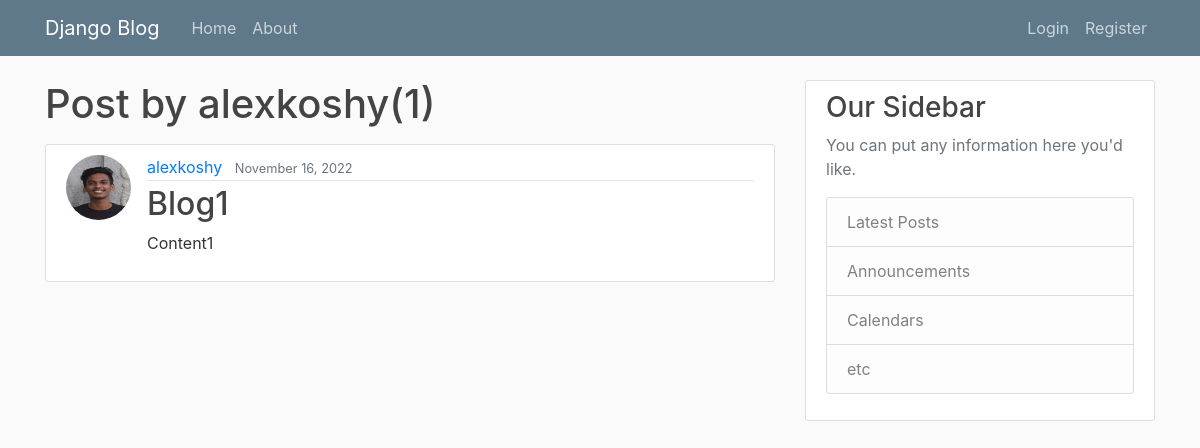
The app's page /user/alexkoshy, older data.
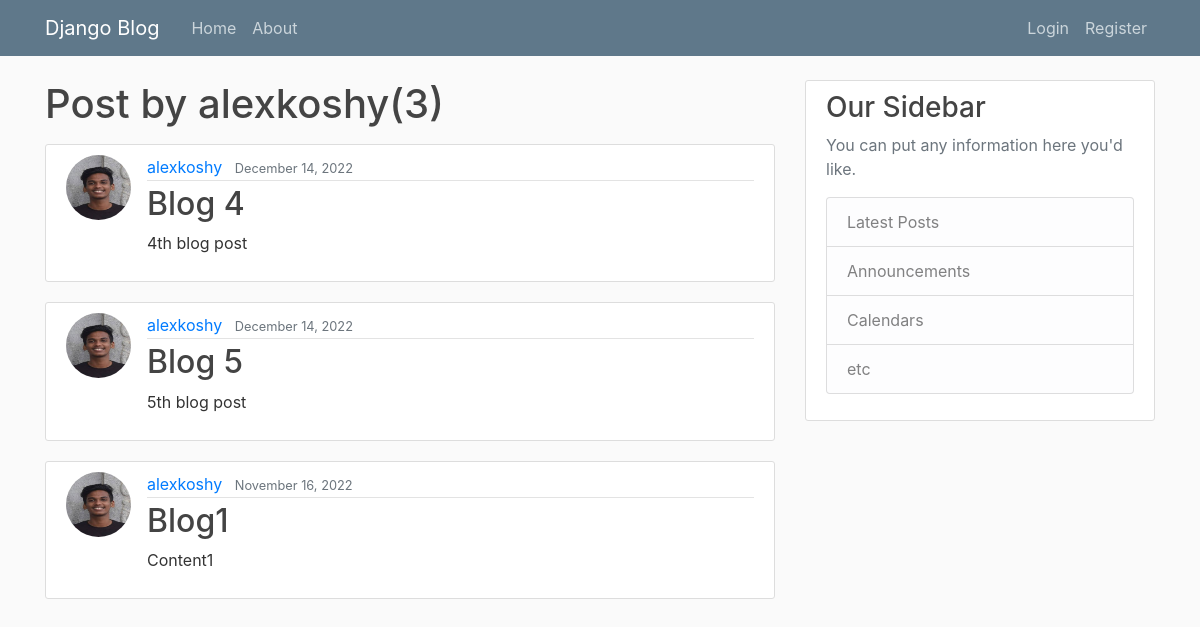
The same page, newer data.
### blog/models.py (models this page shows, shortened)
class Post(models.Model):
    title = models.CharField(max_length=100)
    content = models.TextField()
    date_posted = models.DateField(default=timezone.now)
    author = models.ForeignKey(User,on_delete=models.CASCADE)

### users/models.py (models this page shows, shortened)
class Profile(models.Model):
    user = models.OneToOneField(User, on_delete=models.CASCADE)
    image = models.ImageField(default='default.jpg', upload_to='profile_pics')

### blog/views.py (the view)
# urls.py: path('user/<str:username>',UserPostListView.as_view(),name='user-posts'),
class UserPostListView(ListView):
    model = Post
    template_name = 'blog/user_posts.html'
    context_object_name = 'posts'
    paginate_by = 5
    def get_queryset(self):
        user = get_object_or_404(User, username=self.kwargs.get('username'))
        return Post.objects.filter(author=user).order_by('-date_posted')

### blog/templates/blog/user_posts.html (shortened to what this page needs)
{% extends "blog/base.html" %}
{% block content %}
<h1 class="mb-3">Post by {{ view.kwargs.username }}({{ page_obj.paginator.count }})</h1>
{% for post in posts %}
    <article class="media content-section">
        <img class="rounded-circle article-img" src="{{ post.author.profile.image.url }}" alt="">
        <div class="media-body">
            <div class="article-metadata">
                <a class="mr-2" href="{% url 'user-posts' post.author.username %}">{{ post.author }}</a>
                <small class="text-muted">{{ post.date_posted|date:"F d, Y" }}</small>
            </div>
            <h2><a class="article-title" href="{% url 'post-detail' post.id %}">{{ post.title }}</a></h2>
            <p class="article-content">{{ post.content }}</p>
        </div>
    </article>
{% endfor %}
{% endblock content %}

### blog/templates/blog/base.html (shortened to what this page needs)
{% load static %}
<!DOCTYPE html>
<html lang="en">
<head>
    <link rel="stylesheet" href="https://cdn.jsdelivr.net/npm/bootstrap@4.0.0/dist/css/bootstrap.min.css">
    <link rel="stylesheet" type="text/css" href="{% static 'blog/main.css' %}">
</head>
<body>
    <header class="site-header">
        <nav class="navbar navbar-expand-md navbar-dark bg-steel fixed-top">
          <div class="container">
            <a class="navbar-brand mr-4" href="/">Django Blog</a>
            <div class="collapse navbar-collapse" id="navbarToggle">
              <div class="navbar-nav mr-auto">
                <a class="nav-item nav-link" href="{% url 'blog-home' %}">Home</a>
                <a class="nav-item nav-link" href="{% url 'blog-about' %}">About</a>
              </div>
              <div class="navbar-nav">
                {% if user.is_authenticated %}
                  <a class="nav-item nav-link" href="{% url 'post-create' %}">New Post</a>
                  <a class="nav-item nav-link" href="{% url 'profile' %}">Profile</a>
                  <a class="nav-item nav-link" href="{% url 'logout' %}">Logout</a>
                {% else %}
                <a class="nav-item nav-link" href="{% url 'login' %}">Login</a>
                <a class="nav-item nav-link" href="{% url 'register' %}">Register</a>
                {% endif %}
              </div>
            </div>
          </div>
        </nav>
      </header>
      <main role="main" class="container">
        <div class="row">
          <div class="col-md-8">
            {% block content %}{% endblock content %}
          </div>
          <div class="col-md-4">
            <div class="content-section">
              <h3>Our Sidebar</h3>
              <p class='text-muted'>You can put any information here you'd like.
                <ul class="list-group">
                  <li class="list-group-item list-group-item-light">Latest Posts</li>
                  <li class="list-group-item list-group-item-light">Announcements</li>
                  <li class="list-group-item list-group-item-light">Calendars</li>
                  <li class="list-group-item list-group-item-light">etc</li>
                </ul>
              </p>
            </div>
          </div>
        </div>
      </main>
</body>
</html>

### blog/static/blog/main.css (style rules this page uses)
body { background: #fafafa; color: #333333; margin-top: 5rem; }
h1, h2, h3, h4, h5, h6 { color: #444444; }
ul { margin: 0; }
.bg-steel { background-color: #5f788a; }
.site-header .navbar-nav .nav-link { color: #cbd5db; }
.content-section { background: #ffffff; padding: 10px 20px; border: 1px solid #dddddd; border-radius: 3px; margin-bottom: 20px; }
.article-title { color: #444444; }
.article-content { white-space: pre-line; }
.article-img { height: 65px; width: 65px; margin-right: 16px; }
.article-metadata { padding-bottom: 1px; margin-bottom: 4px; border-bottom: 1px solid #e3e3e3 }

Row changes from the older to the newer data that the page shows:
added Post: author.profile.image (picture), author "alexkoshy", date_posted "December 14, 2022", title "Blog 4", content "4th blog post"
added Post: author.profile.image (picture), author "alexkoshy", date_posted "December 14, 2022", title "Blog 5", content "5th blog post"
Text that changed along with them:
{{ page_obj.paginator.count }}: "1" → "3"
